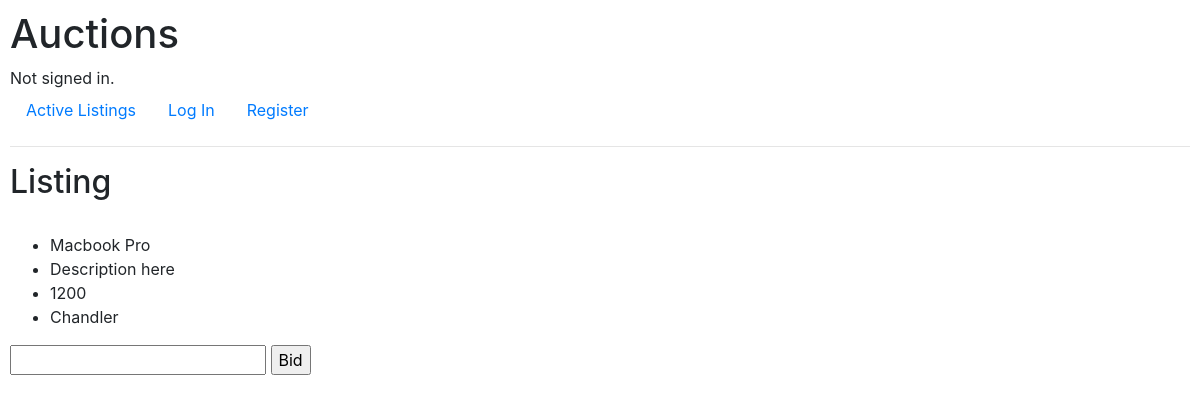
/listing/1, run on the app's committed database.
### auctions/models.py (models this page shows, shortened)
class Listing(models.Model):
    owner = models.CharField(max_length=64)
    title = models.CharField(max_length=64, unique=True)
    description = models.TextField(max_length=500)
    price = models.IntegerField(default = 0)
    image = models.CharField(max_length=256)
    category = models.ForeignKey(Category, on_delete=models.CASCADE)
    bids = models.ManyToManyField('Bid', blank=True, related_name='listing_bid')

### auctions/views.py (the view)
# urls.py: path("listing/<int:listing_id>", views.listing, name="listing"),
def listing(request, listing_id):
    listing = Listing.objects.get(pk=listing_id)
    return render(request, "auctions/listing.html", {
        "listing": listing
    })

### auctions/templates/auctions/listing.html (shortened to what this page needs)
{% extends "auctions/layout.html" %}
{% block body %}
    <h2>Listing</h2>
    <ul>
        <li>{{ listing.title }}</li>
        <li>{{ listing.description }}</li>
        <li>{{ listing.price }}</li>
        <li>{{ listing.owner }}</li>
    </ul>
    <form action="{% url 'listing' listing.id %}" method="POST">
        <input type="number" name="bid">
        <input type="submit" value="Bid">
    </form>
{% endblock %}

### auctions/static/auctions/styles.css (style rules this page uses)
body { padding: 10px; }

### data on the page
Listing: title "Macbook Pro", description "Description here", price "1200", owner "Chandler"
